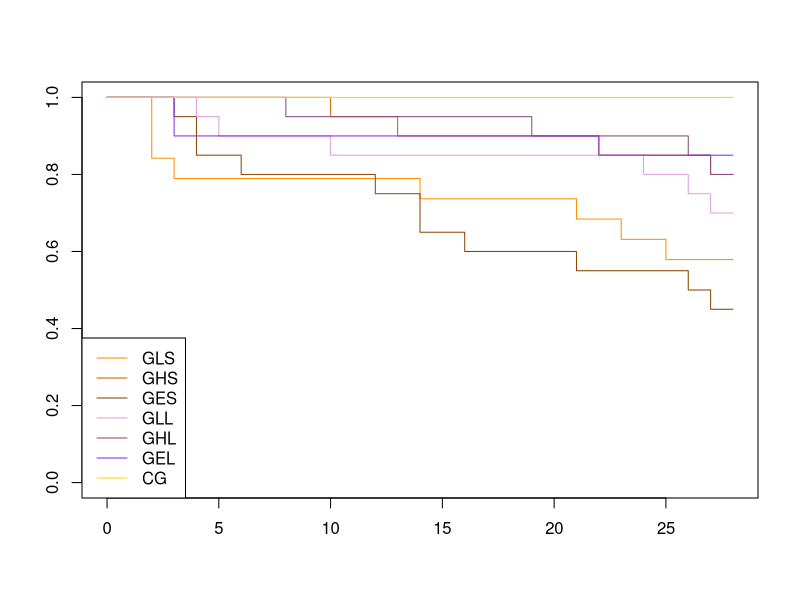
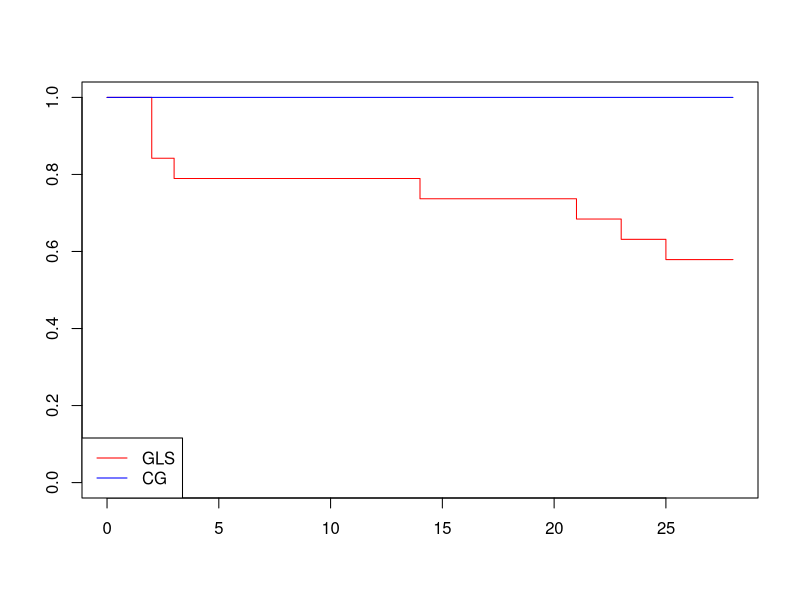
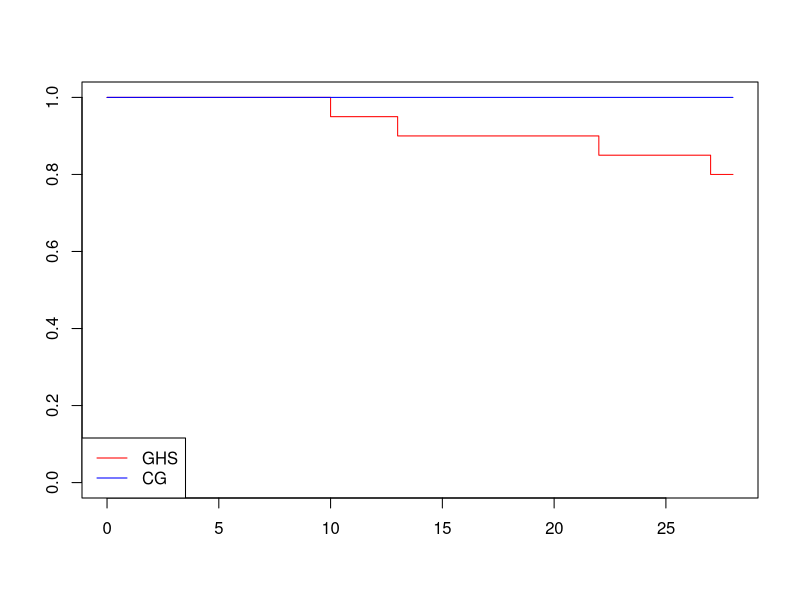
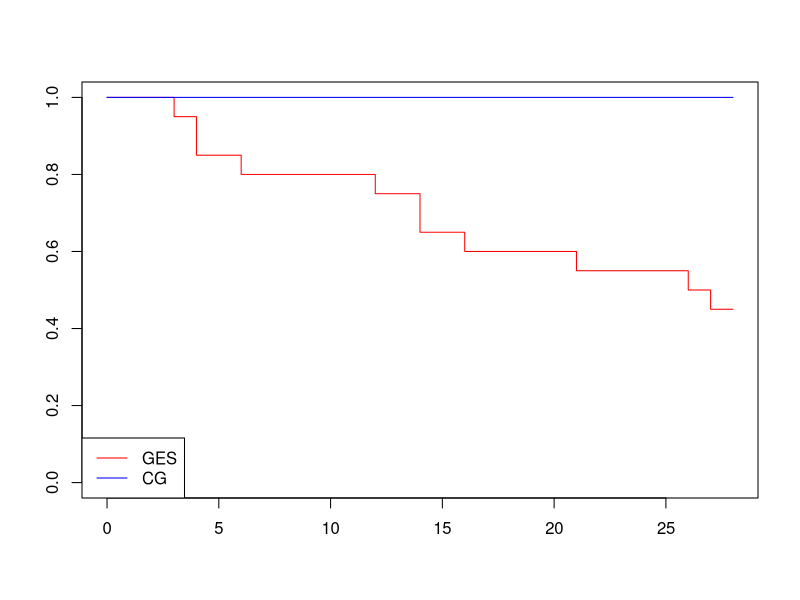
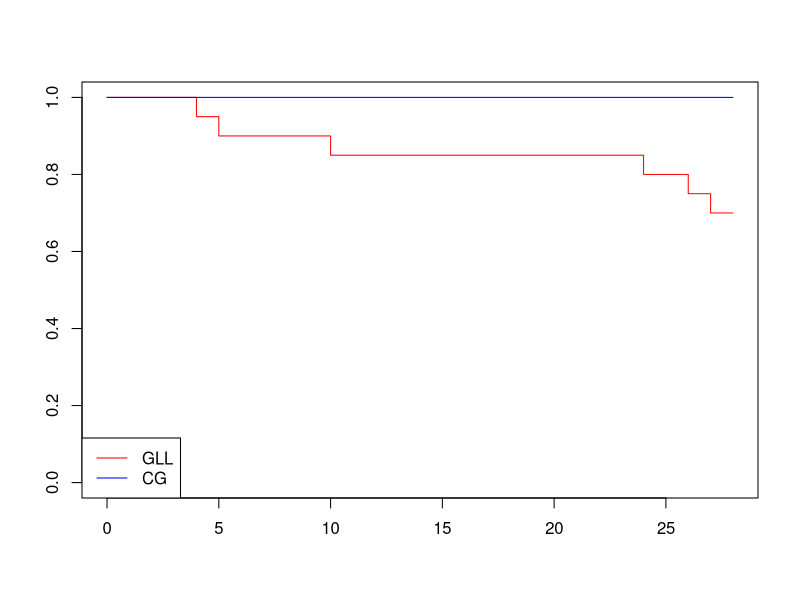
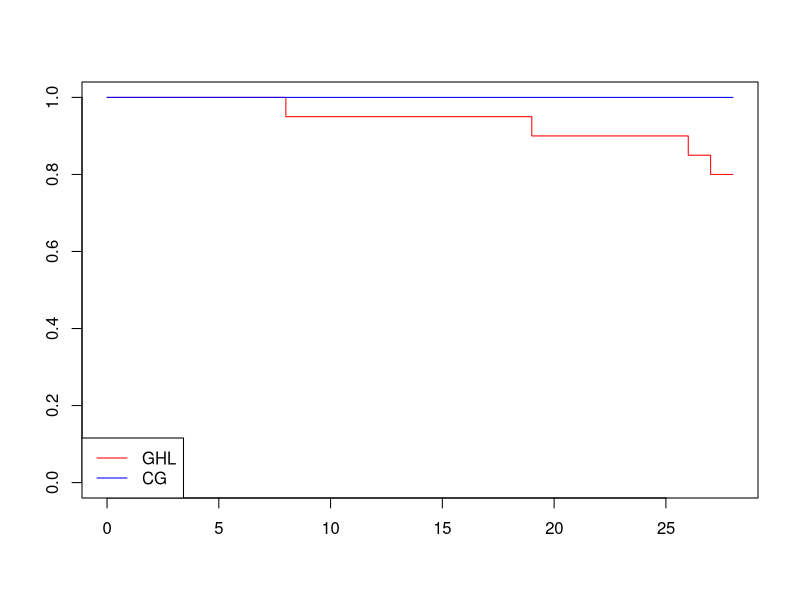
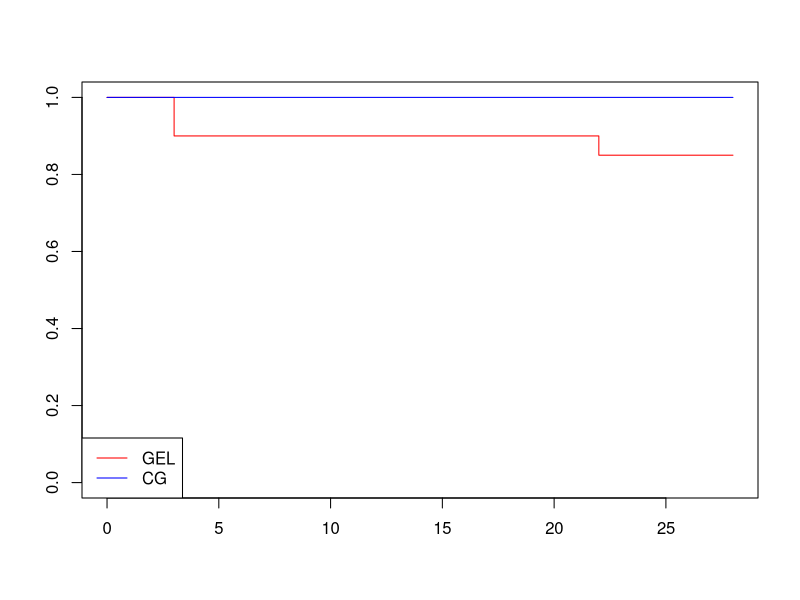
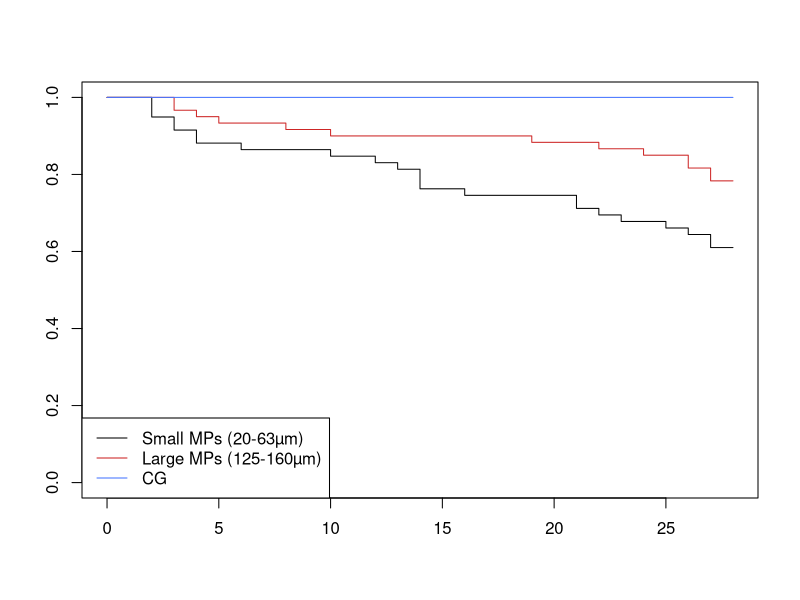

Source code (R) for these figures, in order:
library(survival)
library(survminer)
library(ggplot2)
library(dplyr)
library(forcats)
library(egg)

setwd(dir="C:/Users/Nans/Desktop/PVC_MPs_G.fossarum/Data/(H1) Mortality")
data<- read.delim("Mortality_Gammarus.txt")
View(data)
data$Size <- fct_relevel(data$Size.Class, c("S", "L", "Control"))
data$Concentration<- fct_relevel(data$concentration, c("L", "H", "E","Control"))

msurv=Surv(data$Time,data$status)
msurv

#########################Graphical representation of the survival curve of all treatments

mfitTreatment=survfit(msurv~data$Treatment)
plot(mfitTreatment, col=c("darkorange", "darkorange3", "darkorange4", "plum", "orchid4", "purple2", "gold"))
legend("bottomleft", c("GLS", "GHS","GES","GLL","GHL","GEL","CG"),lty=1, col=c("darkorange", "darkorange3", "darkorange4", "plum", "orchid4", "purple2", "gold"))
survdiff(msurv~data$Treatment)

####Graphical representation and comparison of survival curve between the MP treatments and the control

#GLS vs CG

mfitLS=survfit(msurv~data$LS.control)
plot(mfitLS, col=c("red", "blue"))
legend("bottomleft", c("GLS","CG"),lty=1,col=c("red", "blue"))
survdiff(msurv~data$LS.control)

#GHS vs CG

mfitMS=survfit(msurv~data$HS.control)
plot(mfitMS, col=c("red", "blue"))
legend("bottomleft", c("GHS","CG"),lty=1,col=c("red", "blue"))
survdiff(msurv~data$HS.control)

#GES vs CG

mfitHS=survfit(msurv~data$ES.control)
plot(mfitHS, col=c("red", "blue"))
legend("bottomleft", c("GES","CG"),lty=1,col=c("red", "blue"))
survdiff(msurv~data$ES.control)

#GLL vs CG

mfitLL=survfit(msurv~data$LL.control)
plot(mfitLL, col=c("red", "blue"))
legend("bottomleft", c("GLL","CG"),lty=1,col=c("red", "blue"))
survdiff(msurv~data$LL.control)

#GHL vs CG

mfitML=survfit(msurv~data$HL.control)
plot(mfitML, col=c("red", "blue"))
legend("bottomleft", c("GHL","CG"),lty=1,col=c("red", "blue"))
survdiff(msurv~data$HL.control)

#GEL vs CG

mfitHL=survfit(msurv~data$EL.control)
plot(mfitHL, col=c("red", "blue"))
legend("bottomleft", c("GEL","CG"),lty=1,col=c("red", "blue"))
survdiff(msurv~data$EL.control)


#########################Statistical analysis and graphical representation focusing onlu on MP sizes

###i.e. all treatments with similar MP size were regrouped

#Global comparison and graphical representation

mfitSize=survfit(msurv~data$Size)
plot(mfitSize, col=c("grey1", "firebrick3", "royalblue1"))
legend("bottomleft", c("Small MPs (20-63µm)", "Large MPs (125-160µm)","CG"),lty=1, col=c("grey1", "firebrick3", "royalblue1"))
survdiff(msurv~data$Size)


####Small MPs vs CG 

mfitSCG=survfit(msurv~data$Small.CG)
plot(mfitSCG, col=c("royalblue1", "firebrick3"), xlab = "Day", ylab = c("Survival probability"))
legend("bottomleft", c("Small MPs (20-63µm)", "CG"),lty=1, col=c("royalblue1", "firebrick3"))
survdiff(msurv~data$Small.CG)


####Large MPs vs CG 

mfitLCG=survfit(msurv~data$Large.CG)
plot(mfitLCG, col=c("royalblue1", "firebrick3"))
legend("bottomleft", c("Large MPs (125-160µm)", "CG"),lty=1, col=c("royalblue1", "firebrick3"))
survdiff(msurv~data$Large.CG)

####Small MPs vs Large MPs

mfitSL=survfit(msurv~data$Small.Large)
plot(mfitSL, col=c("royalblue1", "firebrick3"))
legend("bottomleft", c("Small MPs (20-63µm)", "Large MPs (125-160µm)"),lty=1, col=c("royalblue1", "firebrick3"))
survdiff(msurv~data$Small.Large)

#########################Statistical analysis and graphical representation focusing only on MP concentrations

###i.e. all treatments with similar MP concentration were regrouped

#Global comparison and graphical representation

mfitConcentration=survfit(msurv~data$Concentration)
plot(mfitConcentration, col=c("firebrick3", "green4", "darkorange4", "royalblue1"))
legend("bottomleft", c("Low (500 MPs/L)", "High (5000 MPs/L)","Extreme (50000 MPs/L)","CG"),lty=1, col=c("firebrick3", "green4", "darkorange4", "royalblue1"))
survdiff(msurv~data$Concentration)

###Low concentration vs CG 

mfitLowCG=survfit(msurv~data$Low.CG)
plot(mfitLowCG, col=c("royalblue1", "firebrick3"))
legend("bottomleft", c("Low (500 MPs/L)", "CG"),lty=1, col=c("royalblue1", "firebrick3"))
survdiff(msurv~data$Low.CG)

###High concentration vs CG 

mfitHighCG=survfit(msurv~data$High.CG)
plot(mfitHighCG, col=c("royalblue1", "firebrick3"))
legend("bottomleft", c("High (5000 MPs/L)", "CG"),lty=1, col=c("royalblue1", "firebrick3"))
survdiff(msurv~data$High.CG)

###Extreme concentration vs CG 

mfitExtremeCG=survfit(msurv~data$Extreme.CG)
plot(mfitExtremeCG, col=c("royalblue1", "firebrick3"))
legend("bottomleft", c("Extreme (50000 MPs/L)", "CG"),lty=1, col=c("royalblue1", "firebrick3"))
survdiff(msurv~data$Extreme.CG)

#Low concentration vs High concentration

mfitLowHigh=survfit(msurv~data$Low.High)
LowHigh<-plot(mfitLowHigh, col=c("royalblue1", "firebrick3"))
legend("bottomleft", c("Low (500 MPs/L)", "High (5000 MPs/L)"),lty=1, col=c("royalblue1", "firebrick3"))
survdiff(msurv~data$Low.High)

#Low concentration vs Extreme concentration 

mfitLowExtreme=survfit(msurv~data$Low.Extreme)
LowExtreme<-plot(mfitLowExtreme, col=c("royalblue1", "firebrick3"))
legend("bottomleft", c("Low (500 MPs/L)", "Extreme (50000 MPs/L)"),lty=1, col=c("royalblue1", "firebrick3"))
survdiff(msurv~data$Low.Extreme)

#High concentration vs Extreme concentration 

mfitHighExtreme=survfit(msurv~data$High.Extreme)
HighExtreme<-plot(mfitHighExtreme, col=c("royalblue1", "firebrick3"))
legend("bottomleft", c("High (5000 MPs/L)", "Extreme (50000 MPs/L)"),lty=1, col=c("royalblue1", "firebrick3"))
survdiff(msurv~data$High.Extreme)




######################### Statistical analysis and graphical representation focusing on MP size and concentration

######Comparison between MP abundance within small MP treatments

#Low concentration vs High concentration (20-63µm)

mfitLS.MS=survfit(msurv~data$LS.HS)
plot(mfitLS.MS, col=c("red", "blue"))
legend("bottomleft", c("GLS","GHS"),lty=1,col=c("red", "blue"))
survdiff(msurv~data$LS.HS)

#Low concentration vs Extreme concentration (20-63µm)

mfitLSHS=survfit(msurv~data$LS.ES)
plot(mfitLSHS, col=c("red", "blue"))
legend("bottomleft", c("GLS","GES"),lty=1,col=c("red", "blue"))
survdiff(msurv~data$LS.ES)

#High concentration vs Extreme concentration (20-63µm)

mfitMLHL=survfit(msurv~data$HS.ES)
plot(mfitMLHL, col=c("red", "blue"))
legend("bottomleft", c("GHS","GES"),lty=1,col=c("red", "blue"))
survdiff(msurv~data$HS.ES)

######Comparison between MP abundance within large MP treatments

#Low concentration vs High concentration (125-160µm)

mfitLLML=survfit(msurv~data$LL.HL)
plot(mfitLLML, col=c("red", "blue"))
legend("bottomleft", c("GLL","GHL"),lty=1,col=c("red", "blue"))
survdiff(msurv~data$LL.HL)

#Low concentration vs Extreme concentration (125-160µm)

mfitLLHL=survfit(msurv~data$LL.EL)
plot(mfitLLHL, col=c("red", "blue"))
legend("bottomleft", c("GLL","GEL"),lty=1,col=c("red", "blue"))
survdiff(msurv~data$LL.EL)

#High concentration vs Extreme concentration (125-160µm)

mfitMLHL=survfit(msurv~data$HL.EL)
plot(mfitMLHL, col=c("red", "blue"))
legend("bottomleft", c("GHL","GEL"),lty=1,col=c("red", "blue"))
survdiff(msurv~data$HL.EL)


######Comparison between MP size within the abundance treatments


#at Low concentration : Small MPs (20-63µm) vs Large MPs (125-160µm)

mfitLSLL=survfit(msurv~data$LS.LL)
plot(mfitLSLL, col=c("red", "blue"))
legend("bottomleft", c("GLS","GLL"),lty=1,col=c("red", "blue"))
survdiff(msurv~data$LS.LL)

#at High concentration : Small MPs (20-63µm) vs Large MPs (125-160µm)

mfitMSML=survfit(msurv~data$HS.HL)
plot(mfitMSML, col=c("red", "blue"))
legend("bottomleft", c("GHS","GHL"),lty=1,col=c("red", "blue"))
survdiff(msurv~data$HS.HL)

#at Extreme concentration : Small MPs (20-63µm) vs Large MPs (125-160µm)

mfitHSHL=survfit(msurv~data$ES.EL)
plot(mfitHSHL, col=c("red", "blue"))
legend("bottomleft", c("GES","GEL"),lty=1,col=c("red", "blue"))
survdiff(msurv~data$ES.EL)


#############Final graphical representations based on the different MP concentrations within both size range

dataSMALL<- read.delim("Mortality_Gammarus_Small.txt")
dataLARGE<- read.delim("Mortality_Gammarus_Large.txt")
View(dataSMALL)
View(dataLARGE)

#####Different concentrations of small MPs (20-63µm)

msurv=Surv(dataSMALL$Time,dataSMALL$status)
msurv

fit_Small <-survfit(Surv(Time,status)~Treatment, data=dataSMALL)
Graph_Small<-ggsurvplot(fit_Small, palette = c ("#009E73", "#0072B2", "#D55E00", "#000000"), data = data, risk.table = FALSE, xlim = c(0,28),
                        break.time.by = 7,legend.labs =c("GLS (BC)", "GHS (B)","GES (C)","CG (A)"),font.legend = c(14,"plain"), title = "Small MPs (20-63µm)", ggtheme = theme_article()+
                          theme(plot.title = element_text(hjust = 0.5)), legend = "bottom",
                        legend.title = "")
Graph_Small 

#####Different concentrations of Large MPs (125-160µm)

msurv=Surv(dataLARGE$Time,dataLARGE$status)
msurv

fit_Large <-survfit(Surv(Time,status)~Treatment, data=dataLARGE)
Graph_Large<-ggsurvplot(fit_Large, palette = c ("#009E73", "#0072B2", "#D55E00", "#000000"), data = data, risk.table = FALSE, xlim = c(0,28),
                        break.time.by = 7,legend.labs =c("GLL (B)", "GHL (B)","GEL (AB)","CG (A)"),font.legend = c(14,"plain"), title = "Large MPs (125-160µm)", ggtheme = theme_article()+
                          theme(plot.title = element_text(hjust = 0.5)), legend = "bottom",
                        legend.title = "")
Graph_Large 
Graph_Large 
